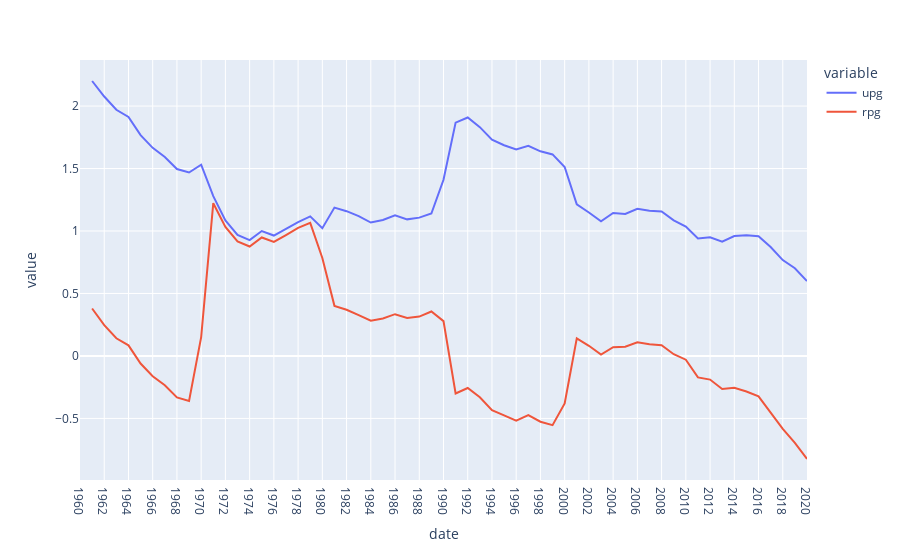

This figure's notebook cell:
### Code cell
fig = px.line(usa_pop_grow, x=usa_pop_grow.index, y=['upg', 'rpg'])
fig['layout']['xaxis']['autorange'] = "reversed"
fig.show()

### Figure 1 — Plotly figure (JSON) as saved in the notebook; plotly's stock layout.template omitted (floating-point values rounded to 4 significant figures)
{"data": [{"hovertemplate": "variable=upg<br>date=%{x}<br>value=%{y}<extra></extra>", "legendgroup": "upg", "line": {"color": "#636efa", "dash": "solid"}, "marker": {"symbol": "circle"}, "mode": "lines", "name": "upg", "orientation": "v", "showlegend": true, "type": "scatter", "x": ["2020", "2019", "2018", "2017", "2016", "2015", "2014", "2013", "2012", "2011", "2010", "2009", "2008", "2007", "2006", "2005", "2004", "2003", "2002", "2001", "2000", "1999", "1998", "1997", "1996", "1995", "1994", "1993", "1992", "1991", "1990", "1989", "1988", "1987", "1986", "1985", "1984", "1983", "1982", "1981", "1980", "1979", "1978", "1977", "1976", "1975", "1974", "1973", "1972", "1971", "1970", "1969", "1968", "1967", "1966", "1965", "1964", "1963", "1962", "1961", "1960"], "xaxis": "x", "y": [0.5992, 0.7019, 0.7674, 0.8718, 0.9583, 0.9667, 0.9594, 0.9145, 0.9496, 0.9395, 1.035, 1.085, 1.156, 1.163, 1.178, 1.136, 1.144, 1.078, 1.148, 1.213, 1.512, 1.613, 1.638, 1.682, 1.653, 1.686, 1.731, 1.831, 1.909, 1.867, 1.41, 1.14, 1.107, 1.093, 1.125, 1.088, 1.068, 1.119, 1.159, 1.187, 1.022, 1.117, 1.072, 1.019, 0.9638, 0.9996, 0.9272, 0.9681, 1.084, 1.279, 1.531, 1.468, 1.496, 1.593, 1.666, 1.768, 1.913, 1.971, 2.076, 2.201, null], "yaxis": "y"}, {"hovertemplate": "variable=rpg<br>date=%{x}<br>value=%{y}<extra></extra>", "legendgroup": "rpg", "line": {"color": "#EF553B", "dash": "solid"}, "marker": {"symbol": "circle"}, "mode": "lines", "name": "rpg", "orientation": "v", "showlegend": true, "type": "scatter", "x": ["2020", "2019", "2018", "2017", "2016", "2015", "2014", "2013", "2012", "2011", "2010", "2009", "2008", "2007", "2006", "2005", "2004", "2003", "2002", "2001", "2000", "1999", "1998", "1997", "1996", "1995", "1994", "1993", "1992", "1991", "1990", "1989", "1988", "1987", "1986", "1985", "1984", "1983", "1982", "1981", "1980", "1979", "1978", "1977", "1976", "1975", "1974", "1973", "1972", "1971", "1970", "1969", "1968", "1967", "1966", "1965", "1964", "1963", "1962", "1961", "1960"], "xaxis": "x", "y": [-0.8247, -0.6953, -0.5833, -0.4538, -0.3229, -0.2843, -0.2554, -0.2651, -0.189, -0.1718, -0.03, 0.01413, 0.08566, 0.09316, 0.1087, 0.07339, 0.0696, 0.01086, 0.0815, 0.141, -0.3801, -0.5541, -0.5264, -0.4734, -0.5171, -0.4749, -0.4334, -0.3306, -0.2562, -0.3005, 0.279, 0.356, 0.3151, 0.3045, 0.3343, 0.2998, 0.2829, 0.3271, 0.3695, 0.401, 0.7846, 1.066, 1.025, 0.9678, 0.9123, 0.948, 0.8757, 0.9166, 1.033, 1.223, 0.1511, -0.36, -0.3321, -0.235, -0.1624, -0.0605, 0.08494, 0.1416, 0.2469, 0.3798, null], "yaxis": "y"}], "layout": {"legend": {"title": {"text": "variable"}, "tracegroupgap": 0}, "margin": {"t": 60}, "xaxis": {"anchor": "y", "autorange": "reversed", "domain": [0, 1], "title": {"text": "date"}}, "yaxis": {"anchor": "x", "domain": [0, 1], "title": {"text": "value"}}}}
